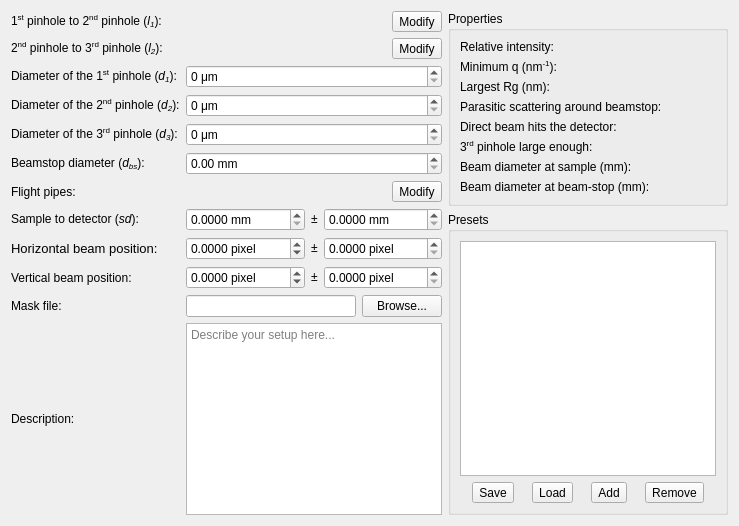
     <widget class="QWidget" name="currentSettingsTab">
      <attribute name="title">
       <string>Current settings</string>
      </attribute>
      <layout class="QHBoxLayout" name="horizontalLayout_6">
       <item>
        <layout class="QGridLayout" name="gridLayout">
         <item row="6" column="0">
          <widget class="QLabel" name="label_39">
           <property name="text">
            <string>Flight pipes:</string>
           </property>
           <property name="buddy">
            <cstring>flightpipesToolButton</cstring>
           </property>
          </widget>
         </item>
         <item row="10" column="0">
          <widget class="QLabel" name="label_17">
           <property name="text">
            <string>Mask file:</string>
           </property>
           <property name="buddy">
            <cstring>maskFileNameLineEdit</cstring>
           </property>
          </widget>
         </item>
         <item row="1" column="1">
          <layout class="QHBoxLayout" name="horizontalLayout_11">
           <item>
            <widget class="QLabel" name="l2Label">
             <property name="text">
              <string/>
             </property>
            </widget>
           </item>
           <item>
            <widget class="QToolButton" name="l2EditToolButton">
             <property name="text">
              <string>Modify</string>
             </property>
             <property name="icon">
              <iconset theme="document-edit">
               <normaloff>.</normaloff>.</iconset>
             </property>
            </widget>
           </item>
          </layout>
         </item>
         <item row="7" column="0">
          <widget class="QLabel" name="label_5">
           <property name="text">
            <string>&lt;html&gt;&lt;head/&gt;&lt;body&gt;&lt;p&gt;Sample to detector (&lt;span style=&quot; font-style:italic;&quot;&gt;sd&lt;/span&gt;):&lt;/p&gt;&lt;/body&gt;&lt;/html&gt;</string>
           </property>
           <property name="buddy">
            <cstring>sdValDoubleSpinBox</cstring>
           </property>
          </widget>
         </item>
         <item row="8" column="1">
          <layout class="QHBoxLayout" name="horizontalLayout">
           <item>
            <widget class="QDoubleSpinBox" name="beamPosXValDoubleSpinBox">
             <property name="sizePolicy">
              <sizepolicy hsizetype="MinimumExpanding" vsizetype="Fixed">
               <horstretch>0</horstretch>
               <verstretch>0</verstretch>
              </sizepolicy>
             </property>
             <property name="keyboardTracking">
              <bool>false</bool>
             </property>
             <property name="suffix">
              <string> pixel</string>
             </property>
             <property name="decimals">
              <number>4</number>
             </property>
             <property name="minimum">
              <double>-9999.000000000000000</double>
             </property>
             <property name="maximum">
              <double>9999.000000000000000</double>
             </property>
            </widget>
           </item>
           <item>
            <widget class="QLabel" name="label_25">
             <property name="text">
              <string>&lt;html&gt;&lt;head/&gt;&lt;body&gt;&lt;p&gt;±&lt;/p&gt;&lt;/body&gt;&lt;/html&gt;</string>
             </property>
             <property name="buddy">
              <cstring>beamPosXErrDoubleSpinBox</cstring>
             </property>
            </widget>
           </item>
           <item>
            <widget class="QDoubleSpinBox" name="beamPosXErrDoubleSpinBox">
             <property name="sizePolicy">
              <sizepolicy hsizetype="MinimumExpanding" vsizetype="Fixed">
               <horstretch>0</horstretch>
               <verstretch>0</verstretch>
              </sizepolicy>
             </property>
             <property name="keyboardTracking">
              <bool>false</bool>
             </property>
             <property name="suffix">
              <string> pixel</string>
             </property>
             <property name="decimals">
              <number>4</number>
             </property>
             <property name="minimum">
              <double>0.000000000000000</double>
             </property>
             <property name="maximum">
              <double>9999.000000000000000</double>
             </property>
            </widget>
           </item>
          </layout>
         </item>
         <item row="9" column="1">
          <layout class="QHBoxLayout" name="horizontalLayout_12">
           <item>
            <widget class="QDoubleSpinBox" name="beamPosYValDoubleSpinBox">
             <property name="sizePolicy">
              <sizepolicy hsizetype="MinimumExpanding" vsizetype="Fixed">
               <horstretch>0</horstretch>
               <verstretch>0</verstretch>
              </sizepolicy>
             </property>
             <property name="keyboardTracking">
              <bool>false</bool>
             </property>
             <property name="suffix">
              <string> pixel</string>
             </property>
             <property name="decimals">
              <number>4</number>
             </property>
             <property name="minimum">
              <double>-9999.000000000000000</double>
             </property>
             <property name="maximum">
              <double>9999.000000000000000</double>
             </property>
            </widget>
           </item>
           <item>
            <widget class="QLabel" name="label_26">
             <property name="text">
              <string>&lt;html&gt;&lt;head/&gt;&lt;body&gt;&lt;p&gt;±&lt;/p&gt;&lt;/body&gt;&lt;/html&gt;</string>
             </property>
             <property name="buddy">
              <cstring>beamPosYErrDoubleSpinBox</cstring>
             </property>
            </widget>
           </item>
           <item>
            <widget class="QDoubleSpinBox" name="beamPosYErrDoubleSpinBox">
             <property name="sizePolicy">
              <sizepolicy hsizetype="MinimumExpanding" vsizetype="Fixed">
               <horstretch>0</horstretch>
               <verstretch>0</verstretch>
              </sizepolicy>
             </property>
             <property name="keyboardTracking">
              <bool>false</bool>
             </property>
             <property name="suffix">
              <string> pixel</string>
             </property>
             <property name="decimals">
              <number>4</number>
             </property>
             <property name="minimum">
              <double>0.000000000000000</double>
             </property>
             <property name="maximum">
              <double>9999.000000000000000</double>
             </property>
            </widget>
           </item>
          </layout>
         </item>
         <item row="3" column="1">
          <widget class="QDoubleSpinBox" name="D2DoubleSpinBox">
           <property name="sizePolicy">
            <sizepolicy hsizetype="MinimumExpanding" vsizetype="Fixed">
             <horstretch>0</horstretch>
             <verstretch>0</verstretch>
            </sizepolicy>
           </property>
           <property name="keyboardTracking">
            <bool>false</bool>
           </property>
           <property name="suffix">
            <string> μm</string>
           </property>
           <property name="decimals">
            <number>0</number>
           </property>
           <property name="maximum">
            <double>10000.000000000000000</double>
           </property>
          </widget>
         </item>
         <item row="4" column="0">
          <widget class="QLabel" name="label_10">
           <property name="text">
            <string>&lt;html&gt;&lt;head/&gt;&lt;body&gt;&lt;p&gt;Diameter of the 3&lt;span style=&quot; vertical-align:super;&quot;&gt;rd&lt;/span&gt; pinhole (&lt;span style=&quot; font-style:italic;&quot;&gt;d&lt;/span&gt;&lt;span style=&quot; font-style:italic; vertical-align:sub;&quot;&gt;3&lt;/span&gt;):&lt;/p&gt;&lt;/body&gt;&lt;/html&gt;</string>
           </property>
           <property name="buddy">
            <cstring>D3DoubleSpinBox</cstring>
           </property>
          </widget>
         </item>
         <item row="12" column="0">
          <widget class="QLabel" name="label_23">
           <property name="text">
            <string>Description:</string>
           </property>
           <property name="buddy">
            <cstring>descriptionPlainTextEdit</cstring>
           </property>
          </widget>
         </item>
         <item row="7" column="1">
          <layout class="QHBoxLayout" name="horizontalLayout_5">
           <item>
            <widget class="QDoubleSpinBox" name="sdValDoubleSpinBox">
             <property name="sizePolicy">
              <sizepolicy hsizetype="MinimumExpanding" vsizetype="Fixed">
               <horstretch>0</horstretch>
               <verstretch>0</verstretch>
              </sizepolicy>
             </property>
             <property name="keyboardTracking">
              <bool>false</bool>
             </property>
             <property name="suffix">
              <string> mm</string>
             </property>
             <property name="decimals">
              <number>4</number>
             </property>
             <property name="maximum">
              <double>99999.000000000000000</double>
             </property>
            </widget>
           </item>
           <item>
            <widget class="QLabel" name="label_7">
             <property name="text">
              <string>&lt;html&gt;&lt;head/&gt;&lt;body&gt;&lt;p&gt;±&lt;/p&gt;&lt;/body&gt;&lt;/html&gt;</string>
             </property>
             <property name="buddy">
              <cstring>sdErrDoubleSpinBox</cstring>
             </property>
            </widget>
           </item>
           <item>
            <widget class="QDoubleSpinBox" name="sdErrDoubleSpinBox">
             <property name="sizePolicy">
              <sizepolicy hsizetype="MinimumExpanding" vsizetype="Fixed">
               <horstretch>0</horstretch>
               <verstretch>0</verstretch>
              </sizepolicy>
             </property>
             <property name="keyboardTracking">
              <bool>false</bool>
             </property>
             <property name="suffix">
              <string> mm</string>
             </property>
             <property name="decimals">
              <number>4</number>
             </property>
             <property name="maximum">
              <double>99999.000000000000000</double>
             </property>
            </widget>
           </item>
          </layout>
         </item>
         <item row="8" column="0">
          <widget class="QLabel" name="label_13">
           <property name="text">
            <string>&lt;!DOCTYPE HTML PUBLIC &quot;-//W3C//DTD HTML 4.0//EN&quot; &quot;http://www.w3.org/TR/REC-html40/strict.dtd&quot;&gt;
&lt;html&gt;&lt;head&gt;&lt;meta name=&quot;qrichtext&quot; content=&quot;1&quot; /&gt;&lt;style type=&quot;text/css&quot;&gt;
p, li { white-space: pre-wrap; }
&lt;/style&gt;&lt;/head&gt;&lt;body style=&quot; font-family:'Noto Sans'; font-size:10pt; font-weight:400; font-style:normal;&quot;&gt;
&lt;p style=&quot; margin-top:12px; margin-bottom:12px; margin-left:0px; margin-right:0px; -qt-block-indent:0; text-indent:0px;&quot;&gt;Horizontal beam position:&lt;/p&gt;&lt;/body&gt;&lt;/html&gt;</string>
           </property>
           <property name="buddy">
            <cstring>beamPosXValDoubleSpinBox</cstring>
           </property>
          </widget>
         </item>
         <item row="6" column="1">
          <layout class="QHBoxLayout" name="horizontalLayout_8">
           <item>
            <widget class="QLabel" name="flightpipesLabel">
             <property name="text">
              <string/>
             </property>
            </widget>
           </item>
           <item>
            <widget class="QToolButton" name="flightpipesToolButton">
             <property name="text">
              <string>Modify</string>
             </property>
             <property name="icon">
              <iconset theme="document-edit">
               <normaloff>.</normaloff>.</iconset>
             </property>
            </widget>
           </item>
          </layout>
         </item>
         <item row="4" column="1">
          <widget class="QDoubleSpinBox" name="D3DoubleSpinBox">
           <property name="sizePolicy">
            <sizepolicy hsizetype="MinimumExpanding" vsizetype="Fixed">
             <horstretch>0</horstretch>
             <verstretch>0</verstretch>
            </sizepolicy>
           </property>
           <property name="keyboardTracking">
            <bool>false</bool>
           </property>
           <property name="suffix">
            <string> μm</string>
           </property>
           <property name="decimals">
            <number>0</number>
           </property>
           <property name="maximum">
            <double>10000.000000000000000</double>
           </property>
          </widget>
         </item>
         <item row="0" column="1">
          <layout class="QHBoxLayout" name="horizontalLayout_10">
           <item>
            <widget class="QLabel" name="l1Label">
             <property name="text">
              <string/>
             </property>
            </widget>
           </item>
           <item>
            <widget class="QToolButton" name="l1EditToolButton">
             <property name="text">
              <string>Modify</string>
             </property>
             <property name="icon">
              <iconset theme="document-edit">
               <normaloff>.</normaloff>.</iconset>
             </property>
            </widget>
           </item>
          </layout>
         </item>
         <item row="3" column="0">
          <widget class="QLabel" name="label_9">
           <property name="text">
            <string>&lt;html&gt;&lt;head/&gt;&lt;body&gt;&lt;p&gt;Diameter of the 2&lt;span style=&quot; vertical-align:super;&quot;&gt;nd&lt;/span&gt; pinhole (&lt;span style=&quot; font-style:italic;&quot;&gt;d&lt;/span&gt;&lt;span style=&quot; font-style:italic; vertical-align:sub;&quot;&gt;2&lt;/span&gt;):&lt;/p&gt;&lt;/body&gt;&lt;/html&gt;</string>
           </property>
           <property name="buddy">
            <cstring>D2DoubleSpinBox</cstring>
           </property>
          </widget>
         </item>
         <item row="0" column="0">
          <widget class="QLabel" name="label_2">
           <property name="text">
            <string>&lt;html&gt;&lt;head/&gt;&lt;body&gt;&lt;p&gt;1&lt;span style=&quot; vertical-align:super;&quot;&gt;st&lt;/span&gt; pinhole to 2&lt;span style=&quot; vertical-align:super;&quot;&gt;nd&lt;/span&gt; pinhole (&lt;span style=&quot; font-style:italic;&quot;&gt;l&lt;/span&gt;&lt;span style=&quot; font-style:italic; vertical-align:sub;&quot;&gt;1&lt;/span&gt;): &lt;/p&gt;&lt;/body&gt;&lt;/html&gt;</string>
           </property>
           <property name="buddy">
            <cstring>l1EditToolButton</cstring>
           </property>
          </widget>
         </item>
         <item row="5" column="0">
          <widget class="QLabel" name="label_11">
           <property name="text">
            <string>&lt;html&gt;&lt;head/&gt;&lt;body&gt;&lt;p&gt;Beamstop diameter (&lt;span style=&quot; font-style:italic;&quot;&gt;d&lt;/span&gt;&lt;span style=&quot; font-style:italic; vertical-align:sub;&quot;&gt;bs&lt;/span&gt;):&lt;/p&gt;&lt;/body&gt;&lt;/html&gt;</string>
           </property>
           <property name="buddy">
            <cstring>DBSDoubleSpinBox</cstring>
           </property>
          </widget>
         </item>
         <item row="2" column="1">
          <widget class="QDoubleSpinBox" name="D1DoubleSpinBox">
           <property name="sizePolicy">
            <sizepolicy hsizetype="MinimumExpanding" vsizetype="Fixed">
             <horstretch>0</horstretch>
             <verstretch>0</verstretch>
            </sizepolicy>
           </property>
           <property name="keyboardTracking">
            <bool>false</bool>
           </property>
           <property name="suffix">
            <string> μm</string>
           </property>
           <property name="decimals">
            <number>0</number>
           </property>
           <property name="maximum">
            <double>10000.000000000000000</double>
           </property>
          </widget>
         </item>
         <item row="10" column="1">
          <layout class="QHBoxLayout" name="horizontalLayout_4">
           <item>
            <widget class="QLineEdit" name="maskFileNameLineEdit">
             <property name="readOnly">
              <bool>true</bool>
             </property>
            </widget>
           </item>
           <item>
            <widget class="QPushButton" name="browseMaskPushButton">
             <property name="text">
              <string>Browse...</string>
             </property>
             <property name="icon">
              <iconset theme="document-open">
               <normaloff>../../../qtgui/setup/geometry</normaloff>../../../qtgui/setup/geometry</iconset>
             </property>
            </widget>
           </item>
          </layout>
         </item>
         <item row="5" column="1">
          <widget class="QDoubleSpinBox" name="DBSDoubleSpinBox">
           <property name="sizePolicy">
            <sizepolicy hsizetype="MinimumExpanding" vsizetype="Fixed">
             <horstretch>0</horstretch>
             <verstretch>0</verstretch>
            </sizepolicy>
           </property>
           <property name="keyboardTracking">
            <bool>false</bool>
           </property>
           <property name="suffix">
            <string> mm</string>
           </property>
           <property name="maximum">
            <double>100.000000000000000</double>
           </property>
          </widget>
         </item>
         <item row="1" column="0">
          <widget class="QLabel" name="label_3">
           <property name="text">
            <string>&lt;html&gt;&lt;head/&gt;&lt;body&gt;&lt;p&gt;2&lt;span style=&quot; vertical-align:super;&quot;&gt;nd&lt;/span&gt; pinhole to 3&lt;span style=&quot; vertical-align:super;&quot;&gt;rd&lt;/span&gt; pinhole (&lt;span style=&quot; font-style:italic;&quot;&gt;l&lt;/span&gt;&lt;span style=&quot; font-style:italic; vertical-align:sub;&quot;&gt;2&lt;/span&gt;):&lt;/p&gt;&lt;/body&gt;&lt;/html&gt;</string>
           </property>
           <property name="buddy">
            <cstring>l2EditToolButton</cstring>
           </property>
          </widget>
         </item>
         <item row="9" column="0">
          <widget class="QLabel" name="label_24">
           <property name="text">
            <string>Vertical beam position:</string>
           </property>
           <property name="buddy">
            <cstring>beamPosYValDoubleSpinBox</cstring>
           </property>
          </widget>
         </item>
         <item row="2" column="0">
          <widget class="QLabel" name="label_8">
           <property name="text">
            <string>&lt;html&gt;&lt;head/&gt;&lt;body&gt;&lt;p&gt;Diameter of the 1&lt;span style=&quot; vertical-align:super;&quot;&gt;st&lt;/span&gt; pinhole (&lt;span style=&quot; font-style:italic;&quot;&gt;d&lt;/span&gt;&lt;span style=&quot; font-style:italic; vertical-align:sub;&quot;&gt;1&lt;/span&gt;):&lt;/p&gt;&lt;/body&gt;&lt;/html&gt;</string>
           </property>
           <property name="buddy">
            <cstring>D1DoubleSpinBox</cstring>
           </property>
          </widget>
         </item>
         <item row="12" column="1">
          <widget class="QPlainTextEdit" name="descriptionPlainTextEdit">
           <property name="backgroundVisible">
            <bool>false</bool>
           </property>
           <property name="placeholderText">
            <string>Describe your setup here...</string>
           </property>
          </widget>
         </item>
        </layout>
       </item>
       <item>
        <layout class="QVBoxLayout" name="verticalLayout_4">
         <item>
          <widget class="QGroupBox" name="groupBox_3">
           <property name="title">
            <string>Properties</string>
           </property>
           <layout class="QGridLayout" name="gridLayout_5">
            <item row="7" column="1">
             <widget class="QLabel" name="beamStopSizeLabel">
              <property name="text">
               <string/>
              </property>
             </widget>
            </item>
            <item row="1" column="0">
             <widget class="QLabel" name="label_29">
              <property name="text">
               <string>&lt;html&gt;&lt;head/&gt;&lt;body&gt;&lt;p&gt;Minimum q (nm&lt;span style=&quot; vertical-align:super;&quot;&gt;-1&lt;/span&gt;):&lt;/p&gt;&lt;/body&gt;&lt;/html&gt;</string>
              </property>
             </widget>
            </item>
            <item row="6" column="0">
             <widget class="QLabel" name="label_33">
              <property name="text">
               <string>Beam diameter at sample (mm):</string>
              </property>
             </widget>
            </item>
            <item row="0" column="0">
             <widget class="QLabel" name="label_27">
              <property name="text">
               <string>Relative intensity:</string>
              </property>
             </widget>
            </item>
            <item row="6" column="1">
             <widget class="QLabel" name="sampleSizeLabel">
              <property name="text">
               <string/>
              </property>
             </widget>
            </item>
            <item row="3" column="1">
             <widget class="QLabel" name="parasiticScatteringLabel">
              <property name="text">
               <string/>
              </property>
             </widget>
            </item>
            <item row="2" column="1">
             <widget class="QLabel" name="maxRgLabel">
              <property name="text">
               <string/>
              </property>
             </widget>
            </item>
            <item row="0" column="1">
             <widget class="QLabel" name="relativeintensityLabel">
              <property name="text">
               <string/>
              </property>
             </widget>
            </item>
            <item row="3" column="0">
             <widget class="QLabel" name="label_31">
              <property name="text">
               <string>Parasitic scattering around beamstop:</string>
              </property>
             </widget>
            </item>
            <item row="4" column="1">
             <widget class="QLabel" name="directBeamHitsDetectorLabel">
              <property name="text">
               <string/>
              </property>
             </widget>
            </item>
            <item row="4" column="0">
             <widget class="QLabel" name="label_32">
              <property name="text">
               <string>Direct beam hits the detector:</string>
              </property>
             </widget>
            </item>
            <item row="7" column="0">
             <widget class="QLabel" name="label_34">
              <property name="text">
               <string>Beam diameter at beam-stop (mm):</string>
              </property>
             </widget>
            </item>
            <item row="1" column="1">
             <widget class="QLabel" name="qMinLabel">
              <property name="text">
               <string/>
              </property>
             </widget>
            </item>
            <item row="2" column="0">
             <widget class="QLabel" name="label_30">
              <property name="text">
               <string>Largest Rg (nm):</string>
              </property>
             </widget>
            </item>
            <item row="5" column="0">
             <widget class="QLabel" name="label_28">
              <property name="text">
               <string>&lt;html&gt;&lt;head/&gt;&lt;body&gt;&lt;p&gt;3&lt;span style=&quot; vertical-align:super;&quot;&gt;rd&lt;/span&gt; pinhole large enough:&lt;/p&gt;&lt;/body&gt;&lt;/html&gt;</string>
              </property>
             </widget>
            </item>
            <item row="5" column="1">
             <widget class="QLabel" name="pinhole3LargeEnoughLabel">
              <property name="text">
               <string/>
              </property>
             </widget>
            </item>
           </layout>
          </widget>
         </item>
         <item>
          <widget class="QGroupBox" name="groupBox">
           <property name="title">
            <string>Presets</string>
           </property>
           <layout class="QVBoxLayout" name="verticalLayout_2">
            <item>
             <widget class="QListView" name="presetsListView"/>
            </item>
            <item>
             <layout class="QHBoxLayout" name="horizontalLayout_7">
              <item>
               <widget class="QToolButton" name="savePresetToolButton">
                <property name="text">
                 <string>Save</string>
                </property>
                <property name="icon">
                 <iconset theme="document-save">
                  <normaloff>.</normaloff>.</iconset>
                </property>
               </widget>
              </item>
              <item>
               <widget class="QToolButton" name="loadPresetToolButton">
                <property name="text">
                 <string>Load</string>
                </property>
                <property name="icon">
                 <iconset theme="document-open">
                  <normaloff>.</normaloff>.</iconset>
                </property>
               </widget>
              </item>
              <item>
               <widget class="QToolButton" name="addPresetToolButton">
                <property name="text">
                 <string>Add</string>
                </property>
                <property name="icon">
                 <iconset theme="list-add">
                  <normaloff>.</normaloff>.</iconset>
                </property>
               </widget>
              </item>
              <item>
               <widget class="QToolButton" name="removePresetToolButton">
                <property name="text">
                 <string>Remove</string>
                </property>
                <property name="icon">
                 <iconset theme="list-remove">
                  <normaloff>.</normaloff>.</iconset>
                </property>
               </widget>
              </item>
             </layout>
            </item>
           </layout>
          </widget>
         </item>
        </layout>
       </item>
      </layout>
     </widget>
